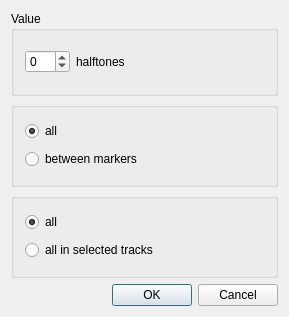
<ui version="4.0" >
 <author></author>
 <comment></comment>
 <exportmacro></exportmacro>
 <class>TransposeDialogBase</class>
 <widget class="QDialog" name="TransposeDialogBase" >
  <property name="geometry" >
   <rect>
    <x>0</x>
    <y>0</y>
    <width>289</width>
    <height>317</height>
   </rect>
  </property>
  <property name="windowTitle" >
   <string>MusE: Midi Transpose</string>
  </property>
  <layout class="QVBoxLayout" >
   <property name="margin" >
    <number>11</number>
   </property>
   <property name="spacing" >
    <number>6</number>
   </property>
   <item>
    <widget class="QGroupBox" name="GroupBox1" >
     <property name="title" >
      <string>Value</string>
     </property>
     <layout class="QVBoxLayout" >
      <property name="margin" >
       <number>11</number>
      </property>
      <property name="spacing" >
       <number>6</number>
      </property>
      <item>
       <layout class="QHBoxLayout" >
        <property name="margin" >
         <number>0</number>
        </property>
        <property name="spacing" >
         <number>6</number>
        </property>
        <item>
         <widget class="QSpinBox" name="delta" >
          <property name="sizePolicy" >
           <sizepolicy>
            <hsizetype>5</hsizetype>
            <vsizetype>0</vsizetype>
            <horstretch>0</horstretch>
            <verstretch>0</verstretch>
           </sizepolicy>
          </property>
          <property name="minimum" >
           <number>-99</number>
          </property>
         </widget>
        </item>
        <item>
         <widget class="QLabel" name="TextLabel1" >
          <property name="sizePolicy" >
           <sizepolicy>
            <hsizetype>3</hsizetype>
            <vsizetype>1</vsizetype>
            <horstretch>0</horstretch>
            <verstretch>0</verstretch>
           </sizepolicy>
          </property>
          <property name="text" >
           <string>halftones</string>
          </property>
         </widget>
        </item>
       </layout>
      </item>
     </layout>
    </widget>
   </item>
   <item>
    <widget class="QGroupBox" name="ButtonGroup1" >
     <layout class="QVBoxLayout" >
      <property name="margin" >
       <number>11</number>
      </property>
      <property name="spacing" >
       <number>6</number>
      </property>
      <item>
       <widget class="QRadioButton" name="time_all" >
        <property name="text" >
         <string>all</string>
        </property>
        <property name="checked" >
         <bool>true</bool>
        </property>
       </widget>
      </item>
      <item>
       <widget class="QRadioButton" name="time_selected" >
        <property name="text" >
         <string>between markers</string>
        </property>
       </widget>
      </item>
     </layout>
    </widget>
   </item>
   <item>
    <widget class="QGroupBox" name="ButtonGroup2" >
     <layout class="QVBoxLayout" >
      <property name="margin" >
       <number>11</number>
      </property>
      <property name="spacing" >
       <number>6</number>
      </property>
      <item>
       <widget class="QRadioButton" name="parts_all" >
        <property name="text" >
         <string>all</string>
        </property>
        <property name="checked" >
         <bool>true</bool>
        </property>
       </widget>
      </item>
      <item>
       <widget class="QRadioButton" name="parts_selected" >
        <property name="windowTitle" >
         <string/>
        </property>
        <property name="text" >
         <string>all in selected tracks</string>
        </property>
       </widget>
      </item>
     </layout>
    </widget>
   </item>
   <item>
    <layout class="QHBoxLayout" >
     <property name="margin" >
      <number>0</number>
     </property>
     <property name="spacing" >
      <number>6</number>
     </property>
     <item>
      <spacer>
       <property name="orientation" >
        <enum>Qt::Horizontal</enum>
       </property>
       <property name="sizeType" >
        <enum>QSizePolicy::Expanding</enum>
       </property>
       <property name="sizeHint" >
        <size>
         <width>20</width>
         <height>20</height>
        </size>
       </property>
      </spacer>
     </item>
     <item>
      <widget class="QPushButton" name="okButton" >
       <property name="text" >
        <string>OK</string>
       </property>
       <property name="autoDefault" >
        <bool>false</bool>
       </property>
       <property name="default" >
        <bool>true</bool>
       </property>
      </widget>
     </item>
     <item>
      <widget class="QPushButton" name="cancelButton" >
       <property name="text" >
        <string>Cancel</string>
       </property>
      </widget>
     </item>
    </layout>
   </item>
  </layout>
 </widget>
 <layoutdefault spacing="6" margin="11" />
 <pixmapfunction>qPixmapFromMimeSource</pixmapfunction>
 <resources/>
 <connections/>
</ui>
